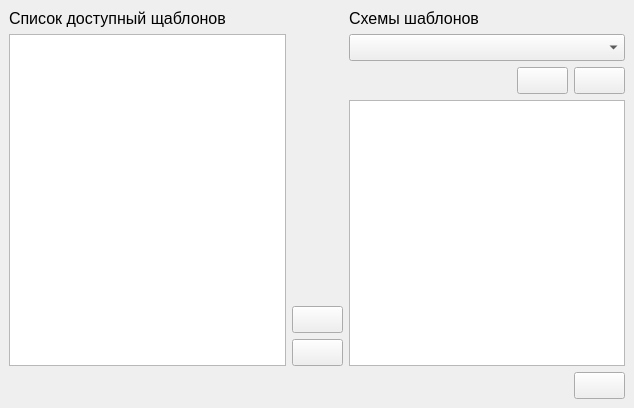
<?xml version="1.0" encoding="UTF-8"?>
<ui version="4.0">
 <class>PatternSchemeWindow</class>
 <widget class="QMainWindow" name="PatternSchemeWindow">
  <property name="geometry">
   <rect>
    <x>0</x>
    <y>0</y>
    <width>634</width>
    <height>408</height>
   </rect>
  </property>
  <property name="font">
   <font>
    <pointsize>12</pointsize>
   </font>
  </property>
  <property name="windowTitle">
   <string>Схемы подсветки и фильтрации</string>
  </property>
  <widget class="QWidget" name="centralwidget">
   <layout class="QVBoxLayout" name="verticalLayout_6">
    <item>
     <layout class="QHBoxLayout" name="horizontalLayout_3">
      <item>
       <layout class="QVBoxLayout" name="verticalLayout_3">
        <item>
         <widget class="QLabel" name="lblPatternPool">
          <property name="text">
           <string>Список доступный щаблонов</string>
          </property>
         </widget>
        </item>
        <item>
         <widget class="QListView" name="lvPatternPool">
          <property name="font">
           <font>
            <pointsize>12</pointsize>
           </font>
          </property>
          <property name="dragEnabled">
           <bool>false</bool>
          </property>
          <property name="dragDropMode">
           <enum>QAbstractItemView::NoDragDrop</enum>
          </property>
          <property name="defaultDropAction">
           <enum>Qt::IgnoreAction</enum>
          </property>
          <property name="selectionMode">
           <enum>QAbstractItemView::SingleSelection</enum>
          </property>
          <property name="movement">
           <enum>QListView::Static</enum>
          </property>
         </widget>
        </item>
       </layout>
      </item>
      <item>
       <layout class="QVBoxLayout" name="verticalLayout_5">
        <item>
         <spacer name="verticalSpacer">
          <property name="orientation">
           <enum>Qt::Vertical</enum>
          </property>
          <property name="sizeHint" stdset="0">
           <size>
            <width>20</width>
            <height>40</height>
           </size>
          </property>
         </spacer>
        </item>
        <item>
         <widget class="QPushButton" name="btnAddItem">
          <property name="toolTip">
           <string>Добавить шаблон</string>
          </property>
          <property name="text">
           <string/>
          </property>
          <property name="icon">
           <iconset resource="icons.qrc">
            <normaloff>:/images/icons/arrow-right.png</normaloff>:/images/icons/arrow-right.png</iconset>
          </property>
          <property name="iconSize">
           <size>
            <width>32</width>
            <height>32</height>
           </size>
          </property>
         </widget>
        </item>
        <item>
         <widget class="QPushButton" name="btnRemoveItem">
          <property name="toolTip">
           <string>Убрать шаблон</string>
          </property>
          <property name="text">
           <string/>
          </property>
          <property name="icon">
           <iconset resource="icons.qrc">
            <normaloff>:/images/icons/arrow-left.png</normaloff>:/images/icons/arrow-left.png</iconset>
          </property>
          <property name="iconSize">
           <size>
            <width>32</width>
            <height>32</height>
           </size>
          </property>
         </widget>
        </item>
       </layout>
      </item>
      <item>
       <layout class="QVBoxLayout" name="verticalLayout_4">
        <item>
         <layout class="QVBoxLayout" name="verticalLayout_2">
          <item>
           <layout class="QVBoxLayout" name="verticalLayout">
            <item>
             <widget class="QLabel" name="lblSchemes">
              <property name="text">
               <string>Схемы шаблонов</string>
              </property>
             </widget>
            </item>
            <item>
             <widget class="QComboBox" name="cmbSchemes"/>
            </item>
           </layout>
          </item>
          <item>
           <layout class="QHBoxLayout" name="horizontalLayout">
            <item>
             <spacer name="horizontalSpacer">
              <property name="orientation">
               <enum>Qt::Horizontal</enum>
              </property>
              <property name="sizeHint" stdset="0">
               <size>
                <width>40</width>
                <height>20</height>
               </size>
              </property>
             </spacer>
            </item>
            <item>
             <widget class="QPushButton" name="btnAddScheme">
              <property name="toolTip">
               <string>Новая схема</string>
              </property>
              <property name="text">
               <string/>
              </property>
              <property name="icon">
               <iconset resource="icons.qrc">
                <normaloff>:/images/icons/add.png</normaloff>:/images/icons/add.png</iconset>
              </property>
              <property name="iconSize">
               <size>
                <width>32</width>
                <height>32</height>
               </size>
              </property>
             </widget>
            </item>
            <item>
             <widget class="QPushButton" name="btnDeleteScheme">
              <property name="toolTip">
               <string>Удалить схему</string>
              </property>
              <property name="text">
               <string/>
              </property>
              <property name="icon">
               <iconset resource="icons.qrc">
                <normaloff>:/images/icons/edit-delete.png</normaloff>:/images/icons/edit-delete.png</iconset>
              </property>
              <property name="iconSize">
               <size>
                <width>32</width>
                <height>32</height>
               </size>
              </property>
             </widget>
            </item>
           </layout>
          </item>
         </layout>
        </item>
        <item>
         <widget class="QListView" name="lvItems">
          <property name="font">
           <font>
            <pointsize>12</pointsize>
           </font>
          </property>
         </widget>
        </item>
       </layout>
      </item>
     </layout>
    </item>
    <item>
     <layout class="QHBoxLayout" name="horizontalLayout_2">
      <property name="sizeConstraint">
       <enum>QLayout::SetDefaultConstraint</enum>
      </property>
      <property name="bottomMargin">
       <number>0</number>
      </property>
      <item>
       <spacer name="horizontalSpacer_2">
        <property name="orientation">
         <enum>Qt::Horizontal</enum>
        </property>
        <property name="sizeHint" stdset="0">
         <size>
          <width>40</width>
          <height>20</height>
         </size>
        </property>
       </spacer>
      </item>
      <item>
       <widget class="QPushButton" name="btnClose">
        <property name="toolTip">
         <string>Закрыть</string>
        </property>
        <property name="text">
         <string/>
        </property>
        <property name="icon">
         <iconset resource="icons.qrc">
          <normaloff>:/images/icons/cancel.png</normaloff>:/images/icons/cancel.png</iconset>
        </property>
        <property name="iconSize">
         <size>
          <width>32</width>
          <height>32</height>
         </size>
        </property>
       </widget>
      </item>
     </layout>
    </item>
   </layout>
  </widget>
 </widget>
 <resources>
  <include location="icons.qrc"/>
 </resources>
 <connections/>
</ui>
